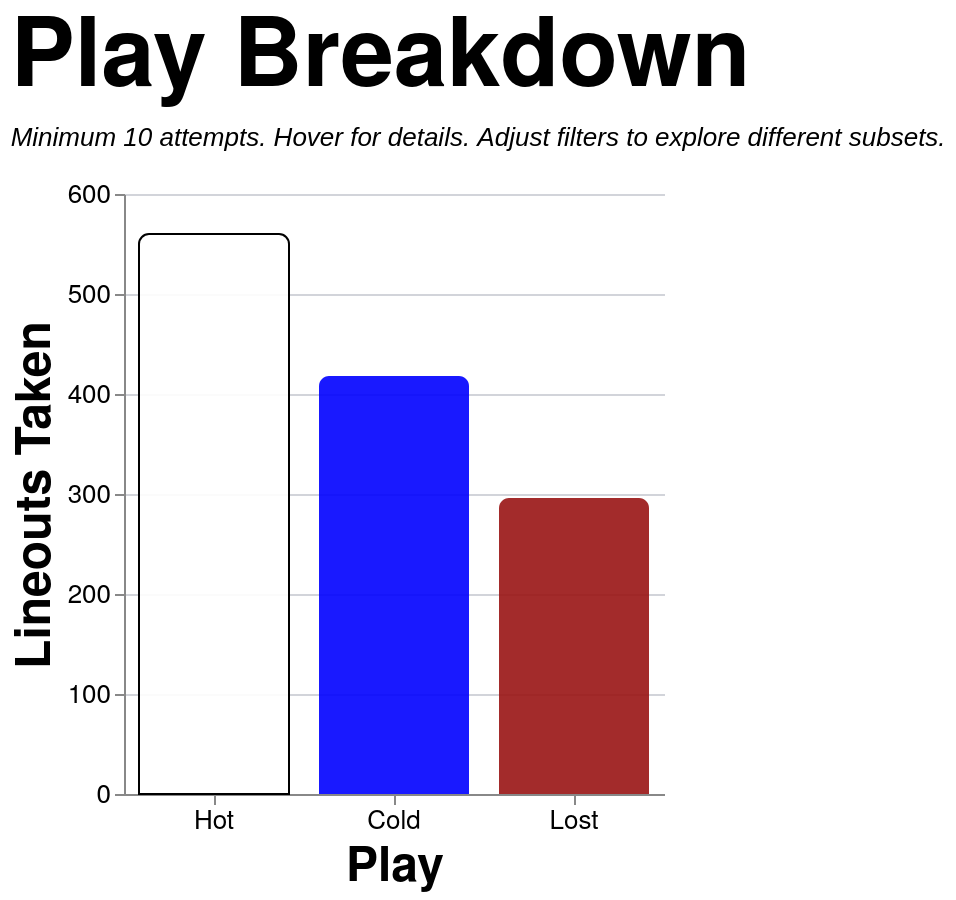

Here is the Vega-Lite specification saved for this chart:
### Vega-Lite specification from a JSON file in a GitHub repository (floating-point values rounded to 4 significant figures; data arrays with more than 128 entries replaced by an {"elided": "..."} marker saying what was removed)
{"config": {"axis": {"labelFont": "PT Sans Narrow, Helvetica Neue, Helvetica, Arial, sans-serif", "titleFont": "PT Sans Narrow, Helvetica Neue, Helvetica, Arial, sans-serif", "labelFontSize": 13, "titleFontSize": 24, "gridColor": "#202947", "gridOpacity": 0.2, "zindex": 1}, "text": {"font": "Lato, sans-serif"}, "bar": {"cornerRadiusEnd": 5}, "header": {"labelFont": "PT Sans Narrow, Helvetica Neue, Helvetica, Arial, sans-serif", "titleFont": "PT Sans Narrow, Helvetica Neue, Helvetica, Arial, sans-serif", "labelFontSize": 24, "titleFontSize": 28, "labelFontWeight": "bold", "orient": "left"}, "legend": {"labelFont": "PT Sans Narrow, Helvetica Neue, Helvetica, Arial, sans-serif", "titleFont": "PT Sans Narrow, Helvetica Neue, Helvetica, Arial, sans-serif", "labelFontSize": 14, "titleFontSize": 16, "titlePadding": 5, "fillColor": "white", "strokeColor": "black", "padding": 10, "titleFontWeight": "lighter", "titleFontStyle": "italic", "titleColor": "gray", "offset": 10}, "title": {"font": "PT Sans Narrow, Helvetica Neue, Helvetica, Arial, sans-serif", "fontSize": 48, "fontWeight": "bold", "anchor": "start", "align": "center", "titlePadding": 20, "subtitlePadding": 10, "subtitleFontSize": 13, "subtitleColor": "", "subtitleFontStyle": "italic", "offset": 15, "color": "black"}, "axisX": {"labelAngle": 0}, "facet": {"title": null, "header": null, "align": {"row": "each", "column": "each"}}, "resolve": {"scale": {"y": "independent", "facet": "independent"}}, "background": "transparent", "scale": {"offsetBandPaddingOuter": 0.2, "offsetBandPaddingInner": 0.1}, "view": {"stroke": null, "background": "transparent"}}, "data": {"name": "data-15e79532cff8ae58bb045c3a34749407"}, "mark": {"type": "bar", "opacity": 0.9, "size": 75}, "encoding": {"color": {"field": "play", "legend": null, "scale": {"domain": ["Hot", "Cold", "Lost"], "range": ["white", "blue", "#991515"]}, "type": "nominal"}, "stroke": {"field": "play", "legend": null, "scale": {"domain": ["Hot", "Cold", "Lost"], "range": ["black", "transparent", "transparent"]}, "type": "nominal"}, "tooltip": [{"field": "play", "title": "Play", "type": "nominal"}, {"field": "attempts", "format": ",.0f", "title": "Attempts", "type": "quantitative"}, {"field": "won", "format": ",.0f", "title": "Won", "type": "quantitative"}, {"field": "success_rate", "format": ".1%", "title": "Success Rate", "type": "quantitative"}], "x": {"axis": {"labelAngle": 0}, "field": "play", "sort": ["Hot", "Cold", "Lost"], "title": "Play", "type": "nominal"}, "y": {"field": "attempts", "title": "Lineouts Taken", "type": "quantitative"}}, "height": 300, "params": [{"name": "loSquad", "value": "All"}, {"name": "loSeason", "value": "All"}, {"name": "loGameType", "value": "All"}, {"name": "loThrower", "value": "All"}, {"name": "loJumper", "value": "All"}, {"name": "loArea", "value": "All"}, {"name": "loNumbers", "value": "All"}], "title": {"text": "Play Breakdown", "subtitle": "Minimum 10 attempts. Hover for details. Adjust filters to explore different subsets."}, "transform": [{"filter": "(loSquad == 'All' || datum.squad == loSquad) && (loSeason == 'All' || datum.season == loSeason) && (loGameType == 'All' || (loGameType == 'League + Cup' && (datum.game_type == 'League' || datum.game_type == 'Cup')) || (loGameType == 'League only' && datum.game_type == 'League') || datum.game_type == loGameType) && (loThrower == 'All' || datum.thrower == loThrower) && (loJumper == 'All' || datum.jumper == loJumper) && (loArea == 'All' || datum.area == loArea) && (loNumbers == 'All' || datum.numbers == loNumbers)"}, {"aggregate": [{"op": "count", "as": "attempts"}, {"op": "sum", "field": "won", "as": "won"}], "groupby": ["play"]}, {"filter": "datum.attempts >= 10"}, {"calculate": "datum.won / datum.attempts", "as": "success_rate"}], "width": {"step": 90}, "$schema": "https://vega.github.io/schema/vega-lite/v5.20.1.json", "datasets": {"data-15e79532cff8ae58bb045c3a34749407": {"elided": "1274 records"}}}
